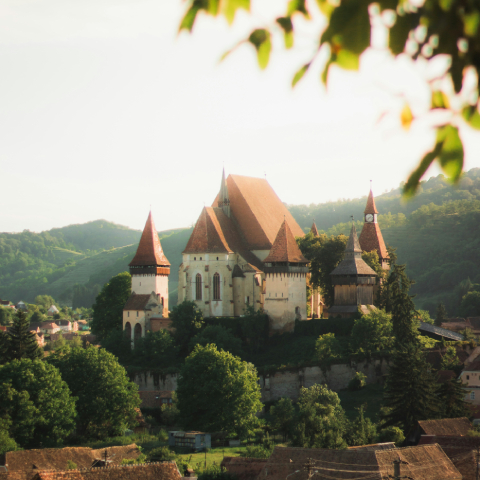
#> input picture image_assets/image1.jpg, 480 x 480 px
$ python unique_color_versions.py
#> lines starting #> are read from the running program, lines starting #| are printed output that depends on the picture
#> in main, image is the input picture: shape (480, 480, 3); mean B, G, R 124.3, 140.6, 142.5
import os
import cv2
import numpy as np

# ================= SETTINGS =================
INPUT_IMAGE = "image_assets/image1.jpg"
OUTPUT_FOLDER = "unique_versions"    # Results

NUMBER_OF_POSTER_COLORS = 6          # Poster effect
DUOTONE_DARK_COLOR = (20, 20, 80)    # BGR format: dark blue
DUOTONE_LIGHT_COLOR = (255, 230, 180) # BGR format: light cream


def save_image(image, name):
    path = os.path.join(OUTPUT_FOLDER, name)
    cv2.imwrite(path, image)
    print(f"Saved: {path}")


def make_thermal(image):

    # Thermal / heatmap effect.

    gray = cv2.cvtColor(image, cv2.COLOR_BGR2GRAY)
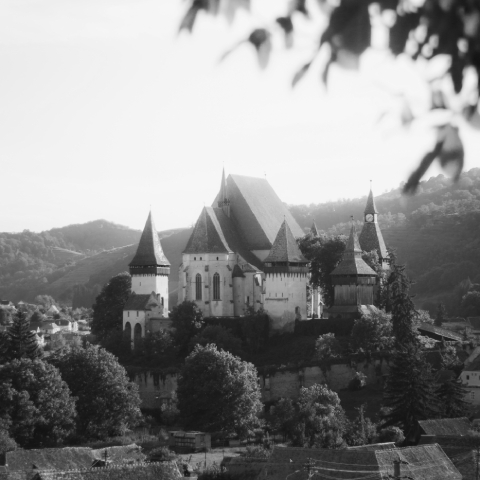
#> gray: shape (480, 480); min 18, max 249, mean 139.3
    thermal = cv2.applyColorMap(gray, cv2.COLORMAP_JET)
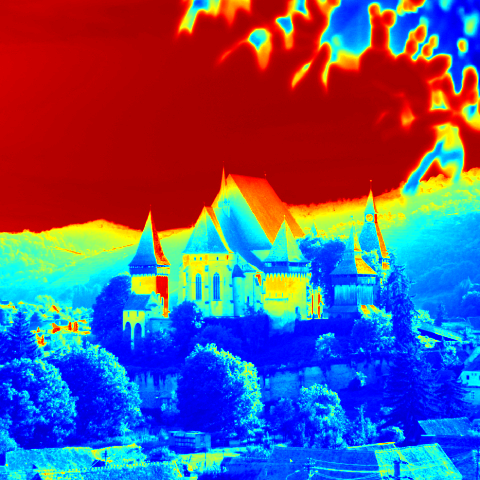
#> thermal: shape (480, 480, 3); mean B, G, R 131.3, 85, 95.7
    return thermal


def make_posterized(image, num_colors=6):

    # Posterized effect.

#> called with num_colors = 6
    data = image.reshape((-1, 3)).astype(np.float32)

    criteria = (
        cv2.TERM_CRITERIA_EPS + cv2.TERM_CRITERIA_MAX_ITER,
        20,
        1.0
    )

    _, labels, centers = cv2.kmeans(
        data,
        num_colors,
        None,
        criteria,
        10,
        cv2.KMEANS_RANDOM_CENTERS
    )
#> centers = [[238.1, 242.5, 242.7], [48.51, 67.9, 68.9], [68.76, 101.5, 108.4], [106.1, 144.5, 147.9], [141.7, 188.5, 215.8], [30.22, 39.22, 35.64]]

    centers = np.uint8(centers)
#> centers = [[238, 242, 242], [48, 67, 68], [68, 101, 108], [106, 144, 147], [141, 188, 215], [30, 39, 35]]
    quantized = centers[labels.flatten()]
    posterized = quantized.reshape(image.shape)
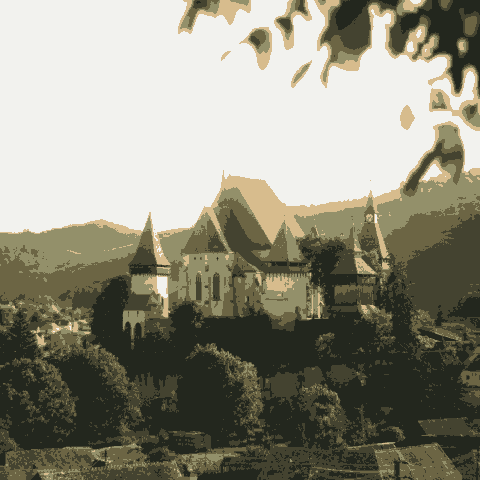
#> posterized: shape (480, 480, 3); mean B, G, R 124, 140.1, 141.7

    return posterized


def make_duotone(image, dark_color, light_color):

    # Duotone effect.

#> called with dark_color = (20, 20, 80), light_color = (255, 230, 180)
    gray = cv2.cvtColor(image, cv2.COLOR_BGR2GRAY)
    gray_normalized = gray.astype(np.float32) / 255.0

    dark = np.array(dark_color, dtype=np.float32)
    light = np.array(light_color, dtype=np.float32)

    duotone = dark + (light - dark) * gray_normalized[:, :, None]
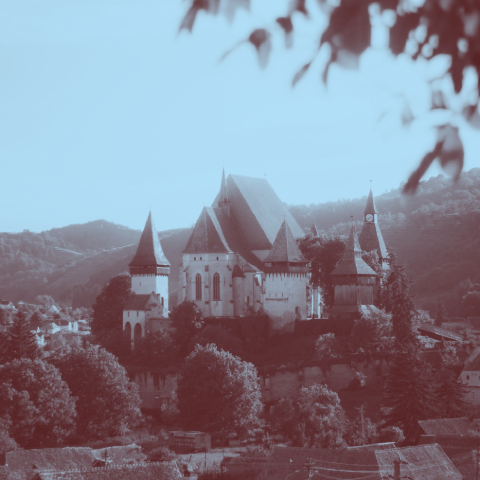
#> duotone: shape (480, 480, 3) float32; mean of channels 0, 1, 2 148.4, 134.7, 134.6; drawn as B, G, R
    duotone = np.clip(duotone, 0, 255).astype(np.uint8)

    return duotone


def main():
    image = cv2.imread(INPUT_IMAGE)

    if image is None:
        print(f"Error: Could not find '{INPUT_IMAGE}'. Please provide a valid image path.")
        return

    os.makedirs(OUTPUT_FOLDER, exist_ok=True)

    # 1. Thermal / Heatmap version
    thermal = make_thermal(image)
    save_image(thermal, "01_thermal_heatmap.png")

    # 2. Posterized / limited-color version
    posterized = make_posterized(image, NUMBER_OF_POSTER_COLORS)
    save_image(posterized, "02_posterized_colors.png")

    # 3. Duotone version
    duotone = make_duotone(
        image,
        DUOTONE_DARK_COLOR,
        DUOTONE_LIGHT_COLOR
    )
    save_image(duotone, "03_duotone.png")

    print("\nDone! 3 unique versions saved here:")
    print(os.path.abspath(OUTPUT_FOLDER))


if __name__ == "__main__":
    main()

$ run again, with image_assets/image2.jpg copied over image_assets/image1.jpg
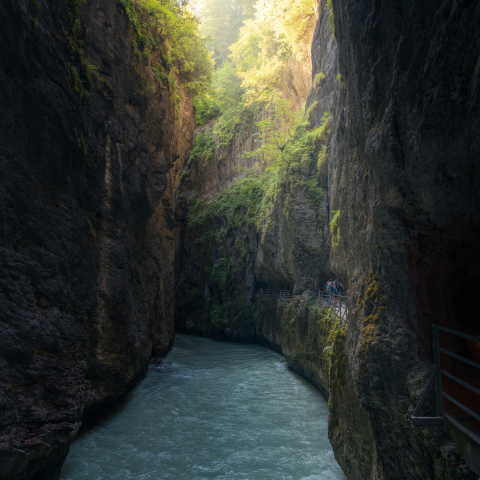
#> input picture image_assets/image2.jpg, 480 x 480 px
#> in main, image is the input picture: shape (480, 480, 3); mean B, G, R 49.5, 55, 50.8
#> in make_thermal, `thermal = cv2.applyColorMap(gray, cv2.COLORMAP_JET)`:
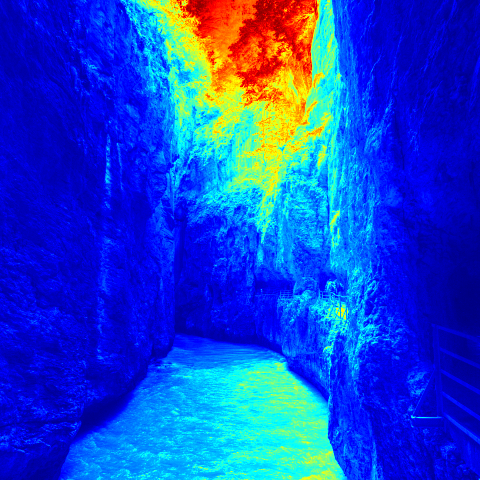
#> thermal: shape (480, 480, 3); mean B, G, R 205.2, 68.1, 23.8
#> in make_posterized, `_, labels, centers = cv2.kmeans( data, num_colors, None, criteria, 10,..`: centers = [[158.8, 215.9, 226.1], [39.82, 40.76, 37.49], [104.8, 110.5, 96.03], [100.3, 158.4, 160.7], [20.4, 18.35, 15.22], [69.14, 73.4, 65.44]]
#> in make_posterized, `centers = np.uint8(centers)`: centers = [[158, 215, 226], [39, 40, 37], [104, 110, 96], [100, 158, 160], [20, 18, 15], [69, 73, 65]]
#> in make_duotone, `duotone = dark + (light - dark) * gray_normalized[:, :, None]`:
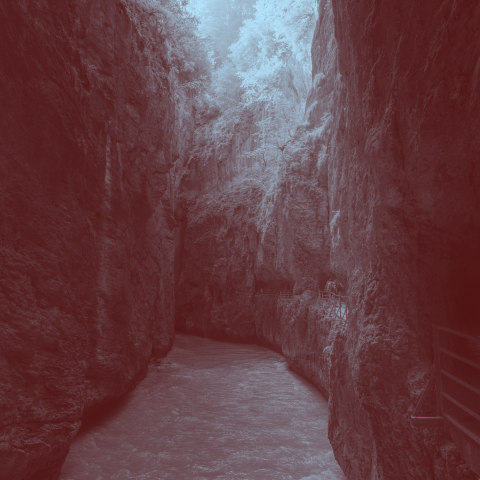
#> duotone: shape (480, 480, 3) float32; mean of channels 0, 1, 2 69, 63.7, 100.8; drawn as B, G, R

$ run again, with image_assets/image3.jpg copied over image_assets/image1.jpg
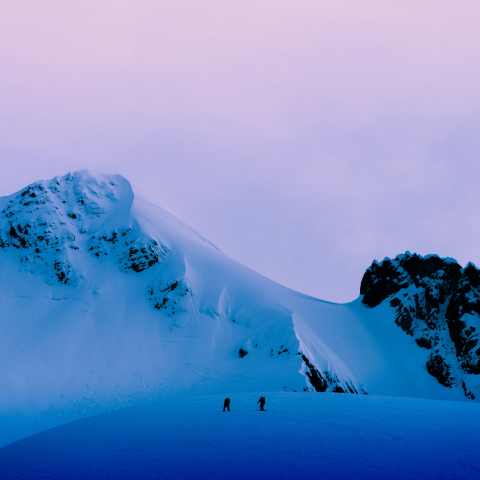
#> input picture image_assets/image3.jpg, 480 x 480 px
#> in main, image is the input picture: shape (480, 480, 3); mean B, G, R 197.9, 143, 113.5
#> in make_thermal, `thermal = cv2.applyColorMap(gray, cv2.COLORMAP_JET)`:
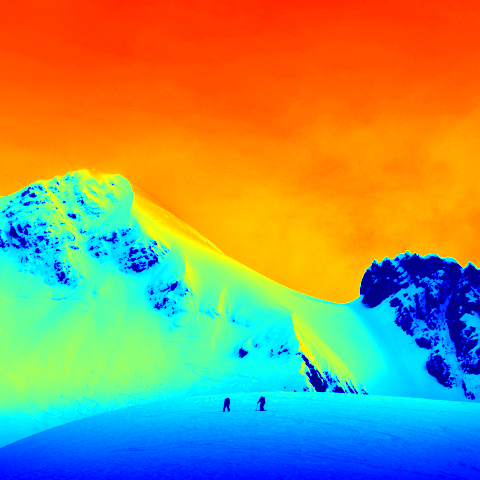
#> thermal: shape (480, 480, 3); mean B, G, R 103.1, 150.7, 149
#> in make_posterized, `_, labels, centers = cv2.kmeans( data, num_colors, None, criteria, 10,..`: centers = [[199.2, 134.4, 75.32], [183.8, 111.7, 8.8], [23.12, 12.92, 1.59], [227.6, 194, 213.1], [150.2, 59.32, 1.6], [224.4, 176.7, 178.9]]
#> in make_posterized, `centers = np.uint8(centers)`: centers = [[199, 134, 75], [183, 111, 8], [23, 12, 1], [227, 194, 213], [150, 59, 1], [224, 176, 178]]
#> in make_duotone, `duotone = dark + (light - dark) * gray_normalized[:, :, None]`:
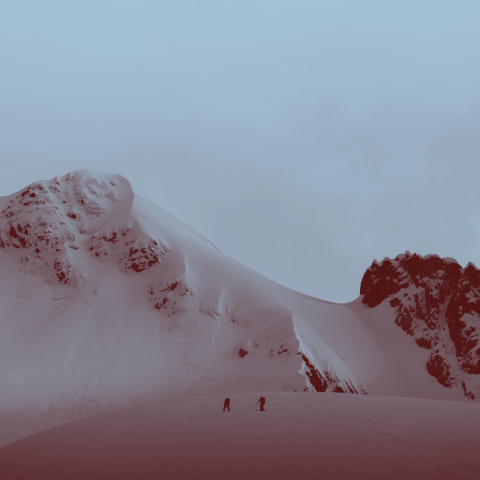
#> duotone: shape (480, 480, 3) float32; mean of channels 0, 1, 2 149.4, 135.6, 135.1; drawn as B, G, R

$ run again, with image_assets/image4.jpg copied over image_assets/image1.jpg
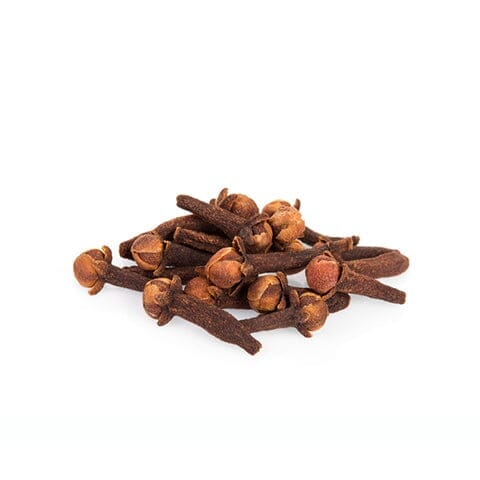
#> input picture image_assets/image4.jpg, 480 x 480 px
#> in main, image is the input picture: shape (480, 480, 3); mean B, G, R 228.9, 231.5, 237.6
#> in make_thermal, `thermal = cv2.applyColorMap(gray, cv2.COLORMAP_JET)`:
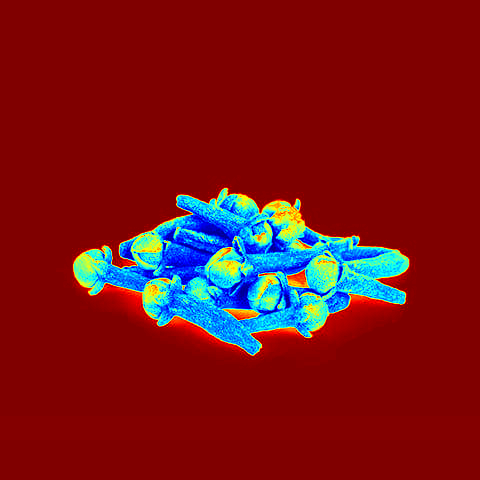
#> thermal: shape (480, 480, 3); mean B, G, R 25.8, 21.8, 120.3
#> in make_posterized, `_, labels, centers = cv2.kmeans( data, num_colors, None, criteria, 10,..`: centers = [[255.2, 255.3, 255.1], [65.81, 88.93, 146.7], [46.64, 59.31, 100.6], [17.83, 25.41, 54.65], [93.27, 131.4, 201.6], [198.6, 204.8, 219.2]]
#> in make_posterized, `centers = np.uint8(centers)`: centers = [[255, 255, 255], [65, 88, 146], [46, 59, 100], [17, 25, 54], [93, 131, 201], [198, 204, 219]]
#> in make_duotone, `duotone = dark + (light - dark) * gray_normalized[:, :, None]`:
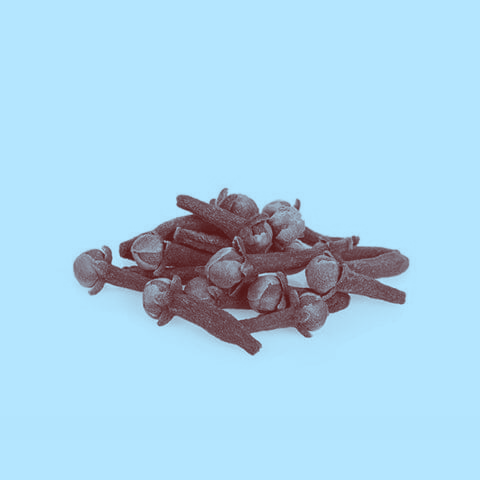
#> duotone: shape (480, 480, 3) float32; mean of channels 0, 1, 2 235.3, 212.3, 171.4; drawn as B, G, R
